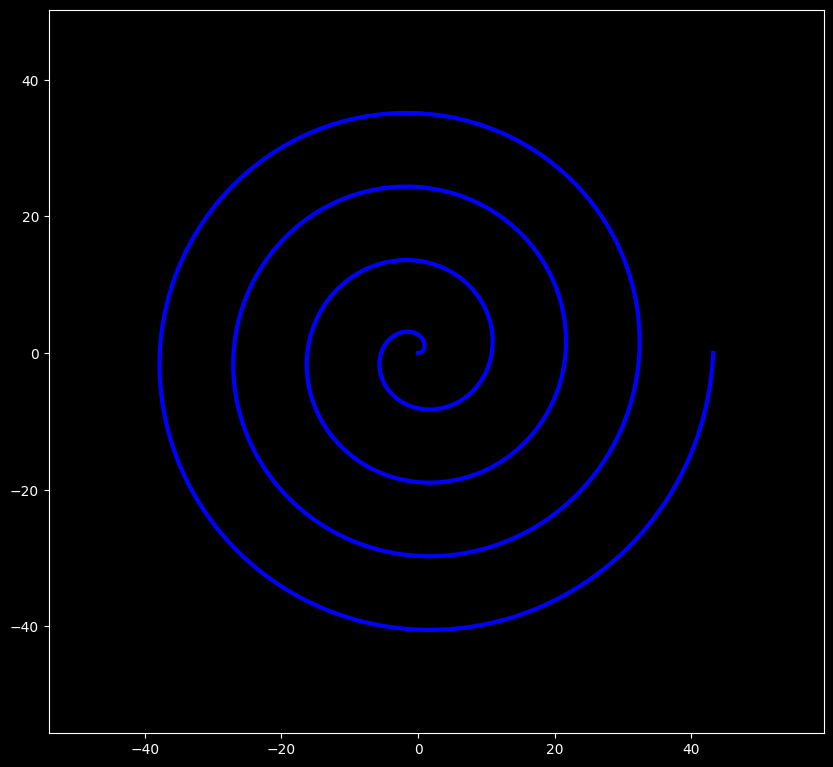

This figure's Python source:
import numpy as np
import matplotlib.pyplot as plt

# Spiral
# We create a spiral by calculating the coordinates of each point in the spiral
# theta is the angle in radians, which increases with each point in the spiral
# We use np.linspace to create an array of angles from 0 to 8*pi with 180*8 points
# The spiral will have 8 full turns, with each turn having 180 points
# The angle is divided into 8 full turns, so we multiply by 8
# 180*8 is the number of points in the spiral, which gives us a smooth curve
# The angle is in radians, so we use np.pi to convert degrees to radians
# The angle is divided into 8 full turns, so we multiply by 8
# The angle is in radians, so we use np.pi to convert degrees to radians
theta = np.linspace(0, 8*np.pi, 180*8)
# x1 and x2 are the coordinates of the spiral
# r is the radius, which increases with each iteration
# 0.03 is the increment of the radius for each point in the spiral
# x1 = r*cos(theta)
# x2 = r*sin(theta)
# We use a list to store the coordinates of the spiral
x1 = []
x2 = []

r=0
for i in range(len(theta)):
    x1.append((r+i*0.03)*np.cos(theta[i]))
    x2.append((r+i*0.03)*np.sin(theta[i]))

# Plot the spiral
# We use matplotlib to plot the spiral
plt.style.use('dark_background')
plt.rcParams['figure.figsize'] = [10, 10]
plt.rcParams['figure.dpi'] = 100   
fig, ax = plt.subplots(1)
ax.plot(x1, x2, color='blue', linewidth=3)
ax.set_aspect(1)

plt.margins(0.2)
plt.show()
